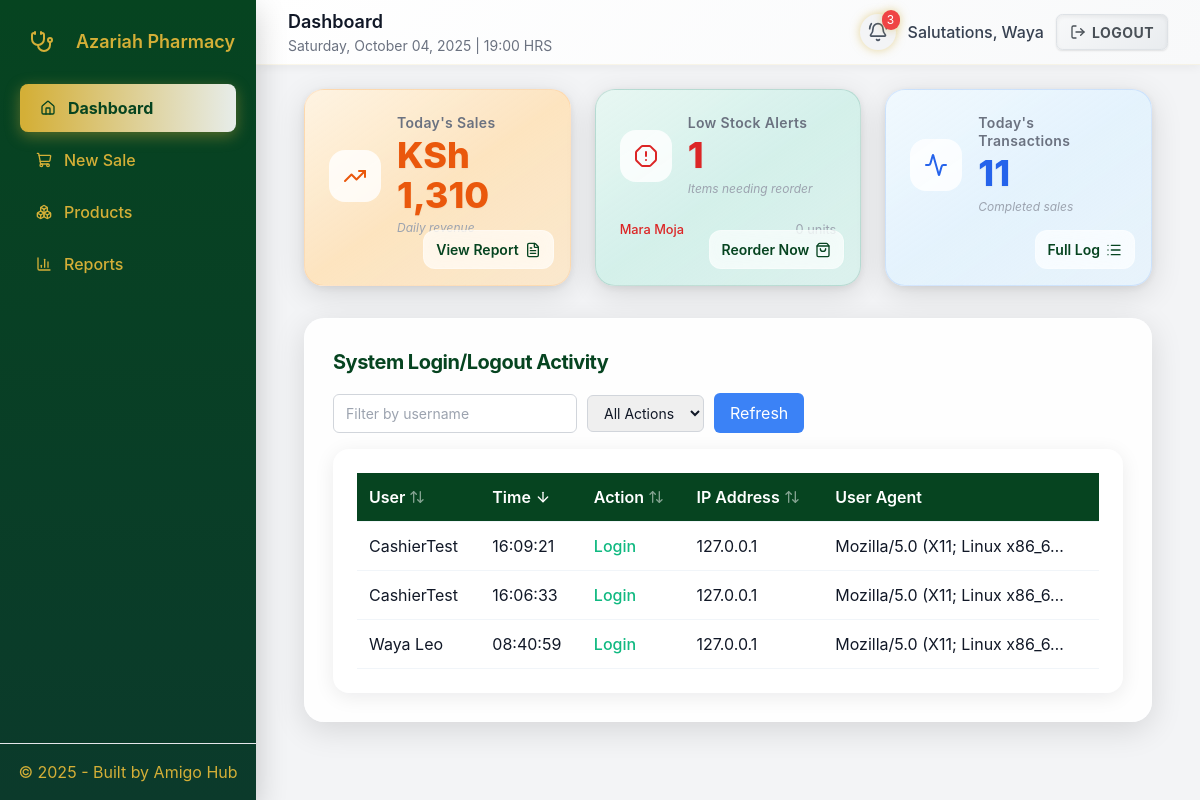
Before: / (signed in) with the older database file.
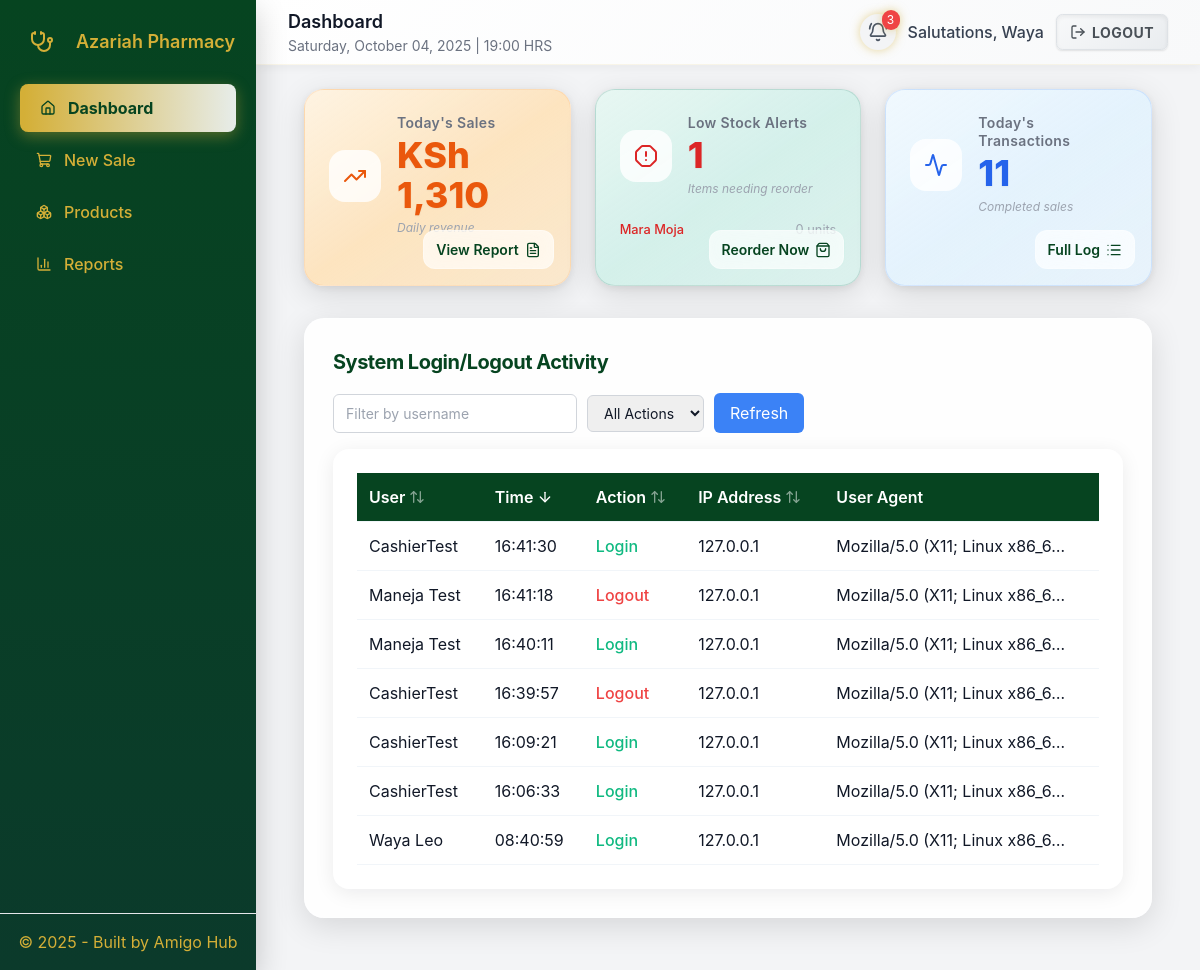
After: the same page with the newer database file.
### pos/models.py (models this page shows, shortened)
class ProductStock(models.Model):
    product = models.ForeignKey(Product, on_delete=models.CASCADE, related_name="stocks")
    branch = models.ForeignKey(Branch, on_delete=models.CASCADE, related_name="stocks")
    batch = models.CharField(max_length=120, blank=True)
    expiry_date = models.DateField(null=True, blank=True)
    quantity = models.IntegerField(default=0)
    supplier = models.ForeignKey(Supplier, null=True, blank=True, on_delete=models.SET_NULL)
    unit_cost = models.DecimalField(max_digits=10, decimal_places=2, default=0)
    class Meta:
        unique_together = ("product", "branch", "batch", "expiry_date")

class Product(models.Model):
    name = models.CharField(max_length=255)
    category = models.CharField(max_length=120, blank=True)
    description = models.TextField(blank=True)
    price = models.DecimalField(max_digits=10, decimal_places=2)
    min_price = models.DecimalField(max_digits=10, decimal_places=2, default=0, validators=[MinValueValidator(Decimal('0.00'))])
    created_at = models.DateTimeField(auto_now_add=True)

class UserActivityLog(models.Model):
    ACTION_CHOICES = [
        ('login', 'Login'),
        ('logout', 'Logout'),
    ]
    user = models.ForeignKey(settings.AUTH_USER_MODEL, on_delete=models.CASCADE, related_name='activity_logs')
    action = models.CharField(max_length=10, choices=ACTION_CHOICES)
    timestamp = models.DateTimeField(auto_now_add=True)
    ip_address = models.GenericIPAddressField(null=True, blank=True)
    user_agent = models.TextField(null=True, blank=True)
    class Meta:
        ordering = ['-timestamp']

### pos/views.py (the view, shortened to what this page needs)
# urls.py: path("", RedirectView.as_view(pattern_name="pos:dashboard", permanent=False)),
@login_required
def dashboard(request):
    if request.user.is_superuser:
        role = 'admin'
    elif is_manager(request.user):
        role = 'manager'
    elif is_cashier(request.user):
        role = 'cashier'
    else:
        role = 'cashier'
    context = {
        'role': role,
        'user_display_name': get_user_display_name(request.user),
        'products': Product.objects.all(),
        'categories': Product.objects.values('category').distinct().annotate(count=Count('id')),
    }
    today = timezone.localdate()
    low_stock_threshold = 10
    expiry_days_threshold = 60
    period_start = timezone.datetime.combine(today, timezone.datetime.min.time()).replace(tzinfo=timezone.get_current_timezone())
    period_end = timezone.datetime.combine(today, timezone.datetime.max.time()).replace(tzinfo=timezone.get_current_timezone())
    action_filter = request.GET.get('action_filter', 'all')
    sort_by = request.GET.get('sort_by', 'timestamp')
    order = request.GET.get('order', 'desc')
    direction = '-' if order == 'desc' else ''
    if role == 'admin':
        user_logs_qs = UserActivityLog.objects.filter(
            timestamp__gte=period_start,
            timestamp__lte=period_end
        )
        user_filter = request.GET.get('user_filter', '')
        if user_filter:
            user_logs_qs = user_logs_qs.filter(user__username__icontains=user_filter)
        context['logs_title'] = "System Login/Logout Activity"
        context['user_filter'] = user_filter
    if action_filter != 'all':
        user_logs_qs = user_logs_qs.filter(action=action_filter)
    if role == 'admin':
        if sort_by == 'user':
            user_logs_qs = user_logs_qs.order_by(direction + 'user__username')
        elif sort_by == 'timestamp':
            user_logs_qs = user_logs_qs.order_by(direction + 'timestamp')
        elif sort_by == 'action':
            user_logs_qs = user_logs_qs.order_by(direction + 'action')
        elif sort_by == 'ip_address':
            user_logs_qs = user_logs_qs.order_by(direction + 'ip_address')
        else:
            user_logs_qs = user_logs_qs.order_by('-timestamp')
    paginator = Paginator(user_logs_qs, 10)
    page_number = request.GET.get('page')
    page_obj = paginator.get_page(page_number)
    context['page_obj'] = page_obj
    context['sort_by'] = sort_by
    context['order'] = order
    context['action_filter'] = action_filter
    if role == 'admin':
        today_sales = Sale.objects.filter(created_at__date=today).aggregate(total=Sum('total'))['total'] or 0
        low_stocks = ProductStock.objects.filter(quantity__lte=low_stock_threshold)
        near_expiries = ProductStock.objects.filter(
            expiry_date__lte=today + timedelta(days=expiry_days_threshold),
            expiry_date__isnull=False
        )
        prescriptions_today = Sale.objects.filter(created_at__date=today).count()
        branches = Branch.objects.all()
        branch_sales = {
            b.name: Sale.objects.filter(branch=b).aggregate(total=Sum('total'))['total'] or 0
            for b in branches
        }
        recent_sales = Sale.objects.select_related('branch', 'customer').prefetch_related('items__product').order_by('-created_at')[:10]
        context.update({
            'today_sales': today_sales,
            'branch_sales': branch_sales,
            'low_stocks': low_stocks,
            'near_expiries': near_expiries,
            'prescriptions_today': prescriptions_today,
            'low_stock_count': low_stocks.count(),
            'recent_sales': recent_sales,
        })
    return render(request, "pos/dashboard.html", context)

### pos/views.py (called while the page is built)
def get_user_display_name(user):
    return user.first_name or user.username

### pos/templates/pos/dashboard.html (shortened to what the changed rows need)
{% extends 'pos/base.html' %}
{% load humanize %}
{% block page_title %}Dashboard{% endblock %}
{% block content %}
<div class="dashboard-container container mx-auto px-4">
  <div class="grid grid-cols-1 md:grid-cols-2 lg:grid-cols-3 gap-6 mb-8">
    <div class="card card-stock relative">
      {% if low_stocks %}
      <div class="low-stock-list">
        {% for stock in low_stocks|slice:":3" %}
        <div class="low-stock-item">
          <span class="low-stock-name">{{ stock.product.name }}</span>
          <span class="low-stock-qty">{{ stock.quantity }} units</span>
        </div>
        {% endfor %}
      </div>
      {% endif %}
    </div>
  </div>
  <div class="logs-container">
    <div id="logsContent" class="table-container">
      <table>
        <thead>
          <tr>
            <th>
              <a href="?{% if sort_by == 'user' and order == 'asc' %}sort_by=user&order=desc{% else %}sort_by=user&order=asc{% endif %}&action_filter={{ action_filter }}&user_filter={{ user_filter }}&page=1" class="flex items-center">
                User
                {% if sort_by == 'user' %}
                  {% if order == 'asc' %}<i data-lucide="arrow-up" class="ml-1 w-4 h-4"></i>{% else %}<i data-lucide="arrow-down" class="ml-1 w-4 h-4"></i>{% endif %}
                {% else %}
                  <i data-lucide="arrow-up-down" class="ml-1 w-4 h-4 opacity-50"></i>
                {% endif %}
              </a>
            </th>
            <th>
              <a href="?{% if sort_by == 'timestamp' and order == 'asc' %}sort_by=timestamp&order=desc{% else %}sort_by=timestamp&order=asc{% endif %}&action_filter={{ action_filter }}&user_filter={{ user_filter }}&page=1" class="flex items-center">
                Time
                {% if sort_by == 'timestamp' %}
                  {% if order == 'asc' %}<i data-lucide="arrow-up" class="ml-1 w-4 h-4"></i>{% else %}<i data-lucide="arrow-down" class="ml-1 w-4 h-4"></i>{% endif %}
                {% else %}
                  <i data-lucide="arrow-up-down" class="ml-1 w-4 h-4 opacity-50"></i>
                {% endif %}
              </a>
            </th>
            <th>
              <a href="?{% if sort_by == 'action' and order == 'asc' %}sort_by=action&order=desc{% else %}sort_by=action&order=asc{% endif %}&action_filter={{ action_filter }}&user_filter={{ user_filter }}&page=1" class="flex items-center">
                Action
                {% if sort_by == 'action' %}
                  {% if order == 'asc' %}<i data-lucide="arrow-up" class="ml-1 w-4 h-4"></i>{% else %}<i data-lucide="arrow-down" class="ml-1 w-4 h-4"></i>{% endif %}
                {% else %}
                  <i data-lucide="arrow-up-down" class="ml-1 w-4 h-4 opacity-50"></i>
                {% endif %}
              </a>
            </th>
            <th>
              <a href="?{% if sort_by == 'ip_address' and order == 'asc' %}sort_by=ip_address&order=desc{% else %}sort_by=ip_address&order=asc{% endif %}&action_filter={{ action_filter }}&user_filter={{ user_filter }}&page=1" class="flex items-center">
                IP Address
                {% if sort_by == 'ip_address' %}
                  {% if order == 'asc' %}<i data-lucide="arrow-up" class="ml-1 w-4 h-4"></i>{% else %}<i data-lucide="arrow-down" class="ml-1 w-4 h-4"></i>{% endif %}
                {% else %}
                  <i data-lucide="arrow-up-down" class="ml-1 w-4 h-4 opacity-50"></i>
                {% endif %}
              </a>
            </th>
            <th>User Agent</th>
          </tr>
        </thead>
        <tbody>
          {% for log in page_obj %}
            <tr>
              <td>{{ log.user.get_full_name|default:log.user.username }}</td>
              <td>{{ log.timestamp|date:"H:i:s" }}</td>
              <td class="{% if log.action == 'login' %}login-action{% else %}logout-action{% endif %}">{{ log.get_action_display }}</td>
              <td>{{ log.ip_address|default:"N/A" }}</td>
              <td>{{ log.user_agent|truncatechars:30|default:"N/A" }}</td>
            </tr>
          {% empty %}
            <tr>
              <td colspan="5" class="no-data">No login/logout activity today.</td>
            </tr>
          {% endfor %}
        </tbody>
      </table>
    </div>
  </div>
</div>
{% endblock %}

Changed rows visible on the page:
added UserActivityLog: user.get_full_name "CashierTest", timestamp "16:41:30", action "Login", ip_address "127.0.0.1", user_agent "Mozilla/5.0 (X11; Linux x86_6…"
added UserActivityLog: user.get_full_name "Maneja Test", timestamp "16:41:18", action "Logout", ip_address "127.0.0.1", user_agent "Mozilla/5.0 (X11; Linux x86_6…"
added UserActivityLog: user.get_full_name "Maneja Test", timestamp "16:40:11", action "Login", ip_address "127.0.0.1", user_agent "Mozilla/5.0 (X11; Linux x86_6…"
added UserActivityLog: user.get_full_name "CashierTest", timestamp "16:39:57", action "Logout", ip_address "127.0.0.1", user_agent "Mozilla/5.0 (X11; Linux x86_6…"
